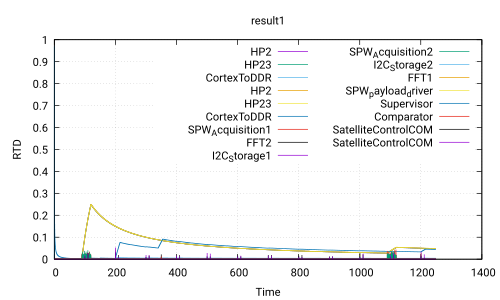

Reproduce this figure in gnuplot.
 set title 'result1'
 set ylabel 'RTD'
 set xlabel 'Time'
 set grid
 set term pdf
 set output 'Use_case_DoubleCamera_Safety.ATIPPIC.executable340.0_0.0.pdf'
 plot 'Use_case_DoubleCamera_Safety.ATIPPIC.executable340.0_0.0.csv' using 1:2 with lines title 'HP2','Use_case_DoubleCamera_Safety.ATIPPIC.executable340.0_0.0.csv' using 1:3 with lines title 'HP23','Use_case_DoubleCamera_Safety.ATIPPIC.executable340.0_0.0.csv' using 1:4 with lines title 'CortexToDDR','Use_case_DoubleCamera_Safety.ATIPPIC.executable340.0_0.0.csv' using 1:5 with lines title 'HP2','Use_case_DoubleCamera_Safety.ATIPPIC.executable340.0_0.0.csv' using 1:6 with lines title 'HP23','Use_case_DoubleCamera_Safety.ATIPPIC.executable340.0_0.0.csv' using 1:7 with lines title 'CortexToDDR','Use_case_DoubleCamera_Safety.ATIPPIC.executable340.0_0.0.csv' using 1:8 with lines title 'SPW_Acquisition1','Use_case_DoubleCamera_Safety.ATIPPIC.executable340.0_0.0.csv' using 1:9 with lines title 'FFT2','Use_case_DoubleCamera_Safety.ATIPPIC.executable340.0_0.0.csv' using 1:10 with lines title 'I2C_Storage1','Use_case_DoubleCamera_Safety.ATIPPIC.executable340.0_0.0.csv' using 1:11 with lines title 'SPW_Acquisition2','Use_case_DoubleCamera_Safety.ATIPPIC.executable340.0_0.0.csv' using 1:12 with lines title 'I2C_Storage2','Use_case_DoubleCamera_Safety.ATIPPIC.executable340.0_0.0.csv' using 1:13 with lines title 'FFT1','Use_case_DoubleCamera_Safety.ATIPPIC.executable340.0_0.0.csv' using 1:14 with lines title 'SPW_payload_driver','Use_case_DoubleCamera_Safety.ATIPPIC.executable340.0_0.0.csv' using 1:15 with lines title 'Supervisor','Use_case_DoubleCamera_Safety.ATIPPIC.executable340.0_0.0.csv' using 1:16 with lines title 'Comparator','Use_case_DoubleCamera_Safety.ATIPPIC.executable340.0_0.0.csv' using 1:17 with lines title 'SatelliteControlCOM','Use_case_DoubleCamera_Safety.ATIPPIC.executable340.0_0.0.csv' using 1:18 with lines title 'SatelliteControlCOM'
